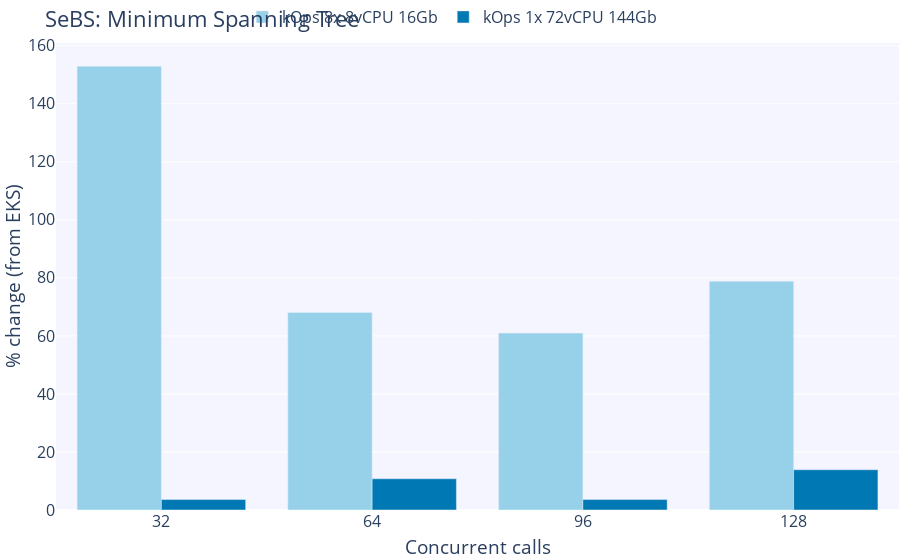

Notebook code cell kept with this figure:
### Code cell
fig = go.Figure()

# Add figure title
fig.update_layout(
    barmode='group',
    legend=dict(
        orientation="h",
        yanchor="bottom",
        y=1.02,
        xanchor="center",
        x=0.47
    ),
    margin=dict(
        t=0,
        b=1,
        l=1,
        r=1,
        autoexpand=True
    ),
    font=dict(
        size=16
    ),
    title={
        'text': "SeBS: Minimum Spanning Tree",
        'y':0.98,
        'yanchor': 'top'},
    xaxis_title_text='Concurrent calls',
    yaxis_title_text='% change (from EKS)',
    plot_bgcolor=bgColor
)

data=[]
for i, k in enumerate(list(clusters.keys())[:-1], start=0):
    y_data=[]
    for c in concurrent_calls:
        kops_mean=sebs_df[k]['mst'][c]['runtime'].mean()
        eks_mean=sebs_df['EKS 8x 8vCPU 16Gb']['mst'][c]['runtime'].mean()
        percent_change=(kops_mean - eks_mean) * 100 / eks_mean
        y_data.append(percent_change)
    fig.add_trace(go.Bar(name=k, x=concurrent_calls, y=y_data, marker_color=colorPallet[i]))

fig.show()

# Save graph
if not os.path.exists("graphs"):
    os.mkdir("graphs")
fig.write_image("graphs/sebs_mst_percentage_difference.png", width=baseFigureWidth, height=baseFigureHeight)

### Figure 1 — Plotly figure (JSON) as saved in the notebook; plotly's stock layout.template omitted (floating-point values rounded to 4 significant figures)
{"data": [{"marker": {"color": "rgba(151, 209, 233, 255)"}, "name": "kOps 8x 8vCPU 16Gb", "type": "bar", "x": [32, 64, 96, 128], "y": [152.9, 68.08, 60.97, 78.83]}, {"marker": {"color": "rgba(0, 120, 179, 255)"}, "name": "kOps 1x 72vCPU 144Gb", "type": "bar", "x": [32, 64, 96, 128], "y": [3.604, 10.76, 3.602, 13.87]}], "layout": {"autosize": true, "barmode": "group", "font": {"size": 16}, "legend": {"orientation": "h", "x": 0.47, "xanchor": "center", "y": 1.02, "yanchor": "bottom"}, "margin": {"autoexpand": true, "b": 1, "l": 1, "r": 1, "t": 0}, "plot_bgcolor": "rgba(245,245,255,255)", "title": {"text": "SeBS: Minimum Spanning Tree", "y": 0.98, "yanchor": "top"}, "xaxis": {"autorange": true, "range": [16, 144], "title": {"text": "Concurrent calls"}, "type": "linear"}, "yaxis": {"autorange": true, "range": [0, 161.0], "title": {"text": "% change (from EKS)"}, "type": "linear"}}}
